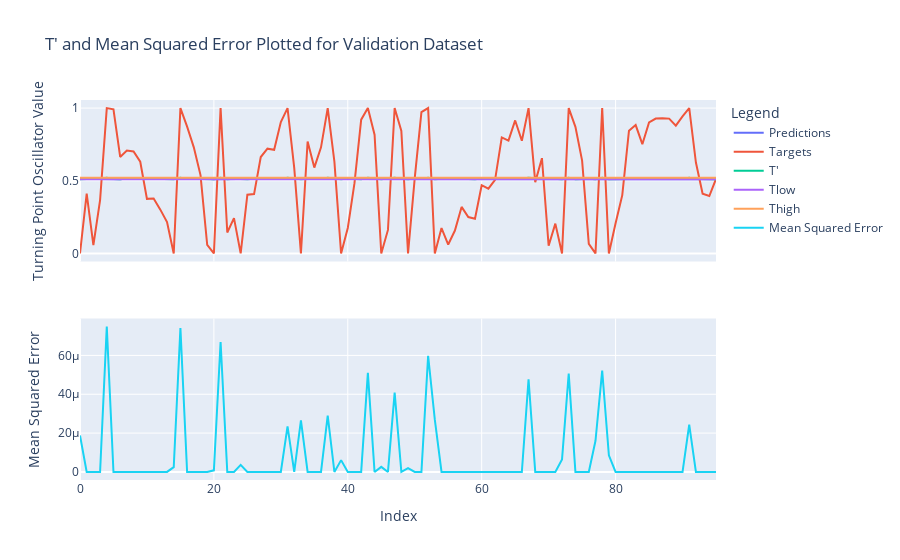

Notebook code cell kept with this figure:
### Code cell
# Plot our model outputs using these optimal parameters
plotModelOutputs(
    bestParams['C']
    , bestParams['epsilon']
    , bestParams['gamma']
    , X_train
    , y_train
    , X_val
    , y_val
    , bestParams['Thigh']
    , bestParams['Tlow']
)
